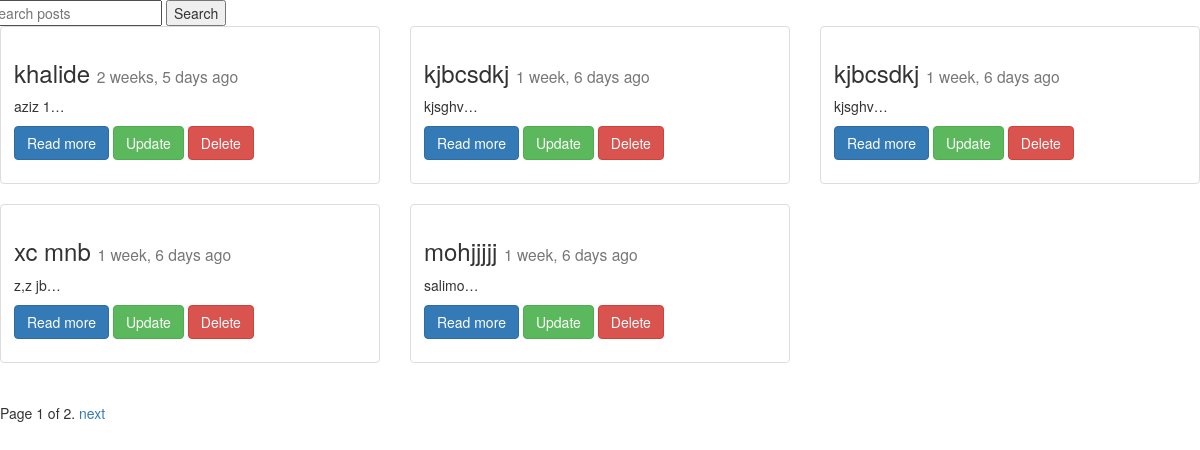
Before: /posts/list/ (signed in) with the older database file.
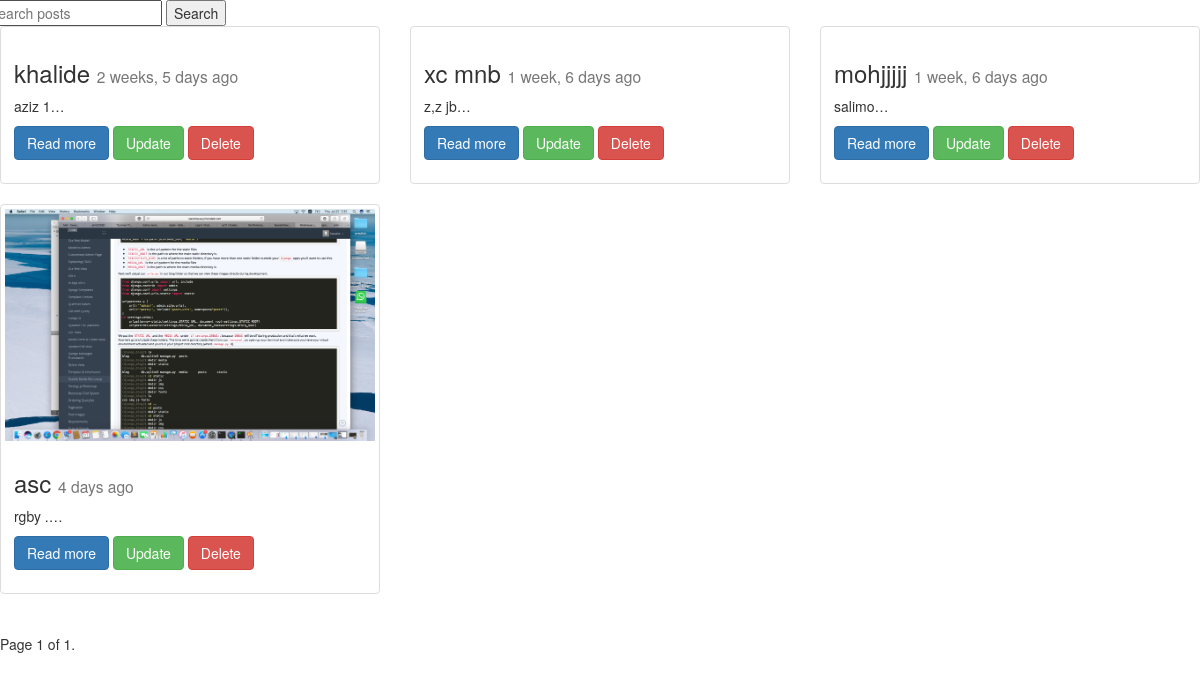
After: the same page with the newer database file.
### posts/models.py (models this page shows, shortened)
class Post(models.Model):
	title = models.CharField(max_length=50)
	content = models.TextField()
	updated = models.DateField(auto_now=True)
	timestamp = models.DateTimeField(auto_now_add=True)
	image = models.ImageField(null=True, blank=True, upload_to="post_images")
	slug = models.SlugField(unique=True)
	author = models.ForeignKey(User, default=1)
	draft = models.BooleanField(default=False)
	publish = models.DateField(auto_now=False, auto_now_add=False)
	def get_absolute_url(self):
		return reverse("posts:detail", kwargs={"post_slug": self.slug})
	class Meta:
		ordering = ["timestamp", "-updated"]

### posts/views.py (the view, shortened to what this page needs)
def post_list(request):
    today = timezone.now().date()
    object_list = Post.objects.filter(draft=False).filter(publish__lte=today)
    if request.user.is_staff or request.user.is_superuser:
        object_list = Post.objects.all()
        query = request.GET.get("q")
    paginator = Paginator(object_list, 5) # Show 5 contacts per page
    page = request.GET.get('page')
    try:
        objects = paginator.page(page)
    except PageNotAnInteger:
        objects = paginator.page(1)
    except EmptyPage:
        objects = paginator.page(paginator.num_pages)
    context = {
        "post_list": objects,
        "title": "List",
        "user": request.user,
        "today": today,
    }
    return render(request, 'post_list.html', context)

### posts/templates/post_list.html (shortened to what this page needs)
{% extends "base.html" %}
{% block content %}
<div class="row">
<form action="" method="GET">
    <input type="text" name='q' placeholder="Search posts" value="{{request.GET.q}}">
    <input type="submit" value="Search">
</form>
{% for object in post_list%}
  <div class="col-sm-6 col-md-4">
    <div class="thumbnail">
      {% if object.image %}
        <img src="{{object.image.url}}" alt="" class="img-responsive">
    {% endif %}
          <div class="caption">
        <h3>{{object.title}} <small>{{object.timestamp|timesince}} ago</small></h3>
        <p>{{object.content|linebreaks|truncatechars:10}}</p>
        <p>
        	<a href="{{object.get_absolute_url}}" class="btn btn-primary" role="button">Read more</a>
        	<a href="{% url 'posts:update' post_slug=object.slug %}" class="btn btn-success" role="button">Update</a>
        	<a href="{% url 'posts:delete' post_slug=object.slug %}" class="btn btn-danger" role="button">Delete</a>
        </p>
      </div>
    </div>
  </div>
{% endfor %}
</div>
    <div class="pagination">
        <span class="step-links">
            <span class="current">
                Page {{ post_list.number }} of {{ post_list.paginator.num_pages }}.
            </span>
            {% if post_list.has_next %}
                <a href="?page={{post_list.next_page_number }}&q={{ request.GET.q }}">next</a>
            {% endif %}
        </span>
    </div>
{% endblock content %}

### posts/templates/base.html (shortened to what this page needs)
<!DOCTYPE html>
{% load static %}
<html>
<head>
  <link rel="stylesheet" href="{% static 'css/bootstrap.min.css' %}">
</head>
<body>
<div class="conatainer">
{% block content %}
{% endblock content%}
</div>
</body>
</html>

Changed rows visible on the page:
removed Post: title "kjbcsdkj", timestamp "1 week, 6 days", content "kjsghv…"
removed Post: title "kjbcsdkj", timestamp "1 week, 6 days", content "kjsghv…"
added Post: image (picture), title "asc", timestamp "4 days", content "rgby .…"
Other visible differences:
{{ post_list.paginator.num_pages }}: "2" → "1"
text no longer shown: "next"
